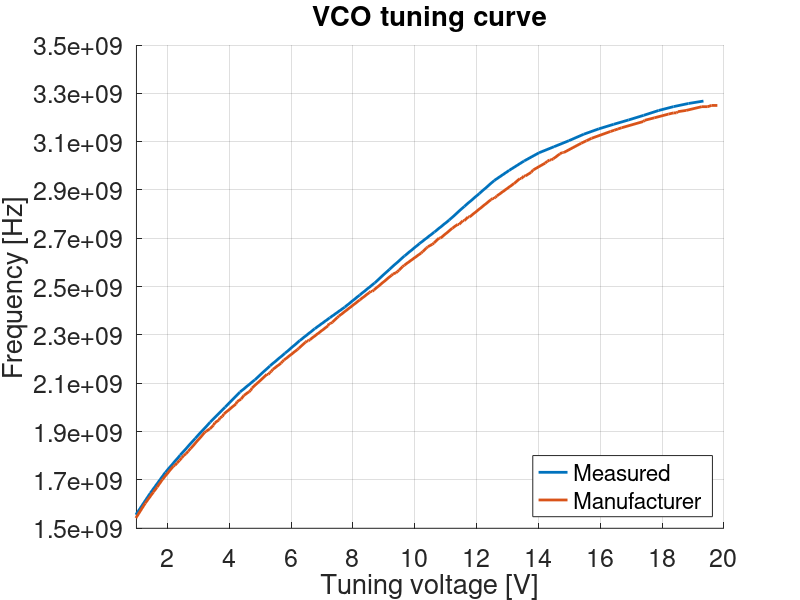
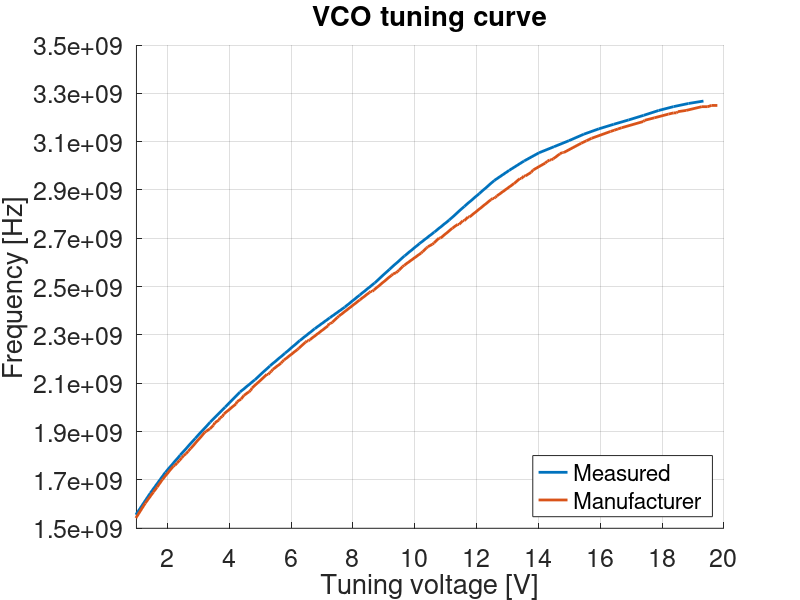

The MATLAB script that drew these images, in order:
clear
% T = csvread('vco_caracterizacion.txt');
T = csvread('vco_caracterizacion.txt');

manufacturer = dlmread('Manufacturer/Vtuning.csv',',',2,0);

figure;
hold on;
plot(T(:,1)*6*3.3/2^12,T(:,3)*1e9, 'LineWidth', 2)
plot(manufacturer(:,1),manufacturer(:,2),'linewidth',2)

% Ganancia_opamp = mean(T(2:end,2)./(T(2:end,1)/4096*3.3))

xlim([1 20]);
xticks(0:2:20)
ylim([1.5e9 3.5e9]);
yticks(1.5e9:0.2e9:3.5e9)

grid on;
title('VCO tuning curve');
legend('Measured','Manufacturer','location','southeast');

xlabel('Tuning voltage [V]')
ylabel('Frequency [Hz]');
set(gcf, 'color', 'w')
set(gca, 'fontsize', 18)

print('V2_VCO_tuning','-depsc')
savefig('V2_VCO_tuning')